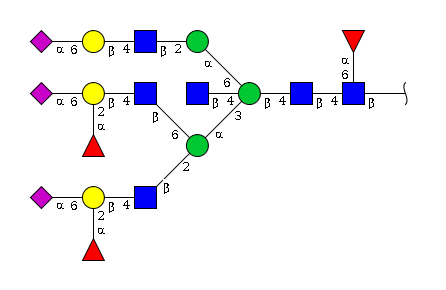
#> input picture 3.png, 446 x 290 px
$ python drawline.py
#> lines starting #> are read from the running program, lines starting #| are printed output that depends on the picture; after the words box and inside, x2 and y2 are one past the last pixel; in counts of white or black regions, pixels touching at a corner belong together; pictures that were not available may be replaced by others from this repository, and a replacement may not be noted
import cv2
import numpy as np
import colorshape
import sys
from PIL import Image
from matplotlib import pyplot as plt

image = cv2.imread('3.png')
#> image is the input picture: shape (290, 446, 3); mean B, G, R 244.3, 241.4, 242
cv2.imshow('name',image)
cv2.waitKey(0)
img2 = image.copy()
root = cv2.imread('glycanshape/root.png', 0)
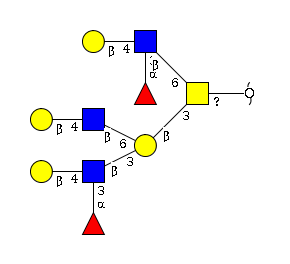
#> input picture 1.png, 290 x 264 px, given in place of root.png, which was not available
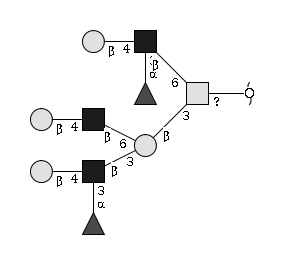
#> root: shape (264, 290); min 0, max 255, mean 244.2
w, h = root.shape[::-1]
#> w = 290; h = 264
# [4 lines of commented-out code are left out]
img2 = cv2.Canny(img2, 100, 200)
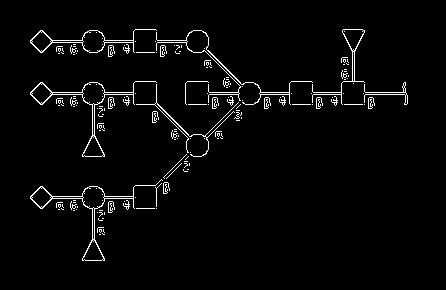
#> img2: shape (290, 446); 3% white in thin lines or dots, all inside (x1, y1, x2, y2) = (30, 29, 408, 261)
methods = ['cv2.TM_CCOEFF', 'cv2.TM_CCOEFF_NORMED', 'cv2.TM_CCORR',
           'cv2.TM_CCORR_NORMED', 'cv2.TM_SQDIFF', 'cv2.TM_SQDIFF_NORMED']
methods = ['cv2.TM_CCOEFF']
for meth in methods:
    img = img2.copy()
    method = eval(meth)

    # Apply template Matching
    res = cv2.matchTemplate(img, root, method)
    min_val, max_val, min_loc, max_loc = cv2.minMaxLoc(res)
    print(min_val, max_val, min_loc, max_loc)
    # If the method is TM_SQDIFF or TM_SQDIFF_NORMED, take minimum
    if method in [cv2.TM_SQDIFF, cv2.TM_SQDIFF_NORMED]:
        top_left = min_loc
    else:
        top_left = max_loc
    bottom_right = (top_left[0] + w, top_left[1] + h)
    color = (255, 0, 255)
    cv2.rectangle(image, top_left, bottom_right, color, 1)
    cv2.putText(image, 'Root', min_loc, cv2.FONT_HERSHEY_SIMPLEX, 0.3, (0, 0, 255), 1,
                cv2.LINE_AA)

    plt.subplot(121), plt.imshow(image, cmap='gray')
    plt.title('Matching Result'), plt.xticks([]), plt.yticks([])
    plt.subplot(122), plt.imshow(image)
    plt.title('Detected Point'), plt.xticks([]), plt.yticks([])
    plt.suptitle(meth)

    plt.show()
#> this loop made 1 pass
#> (min_val, max_val, min_loc, top_left, bottom_right) on pass 1: (-15074249, 4217557, (53, 1), (151, 26), (441, 290))
#| -15074249.0 4217557.0 (53, 1) (151, 26)
#> pass 1, `res = cv2.matchTemplate(img, root, method)`:
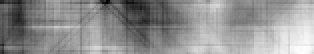
#> res: shape (27, 157) float32 (shown 2 times larger); min -15074249, max 4217557, mean -4125921.8; drawn with min black and max white
#> pass 1, `plt.show()`:
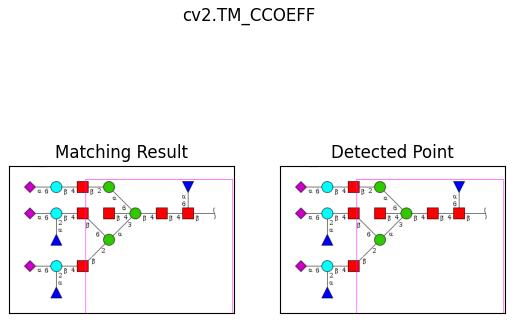
#> figure drawn by matplotlib, 2 panels; B, G, R data is drawn as R, G, B
#> after the loop:
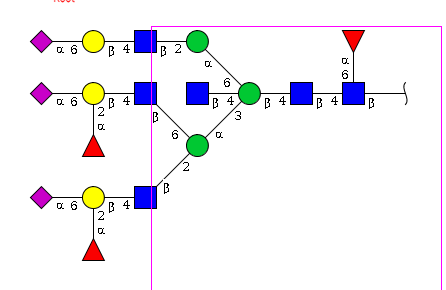
#> image: shape (290, 446, 3); 0.67% of pixels changed, all inside (x1, y1, x2, y2) = (53, 0, 442, 290)
cv2.imshow('name',image)
cv2.waitKey(0)
'''
edged = cv2.Canny(image,100,200)
cv2.imshow('Input', edged)
cv2.waitKey(0)'''
